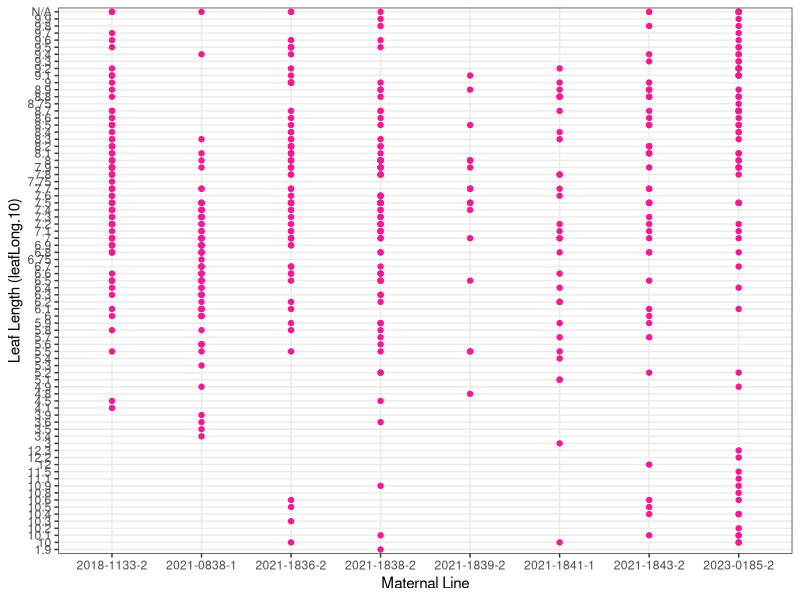
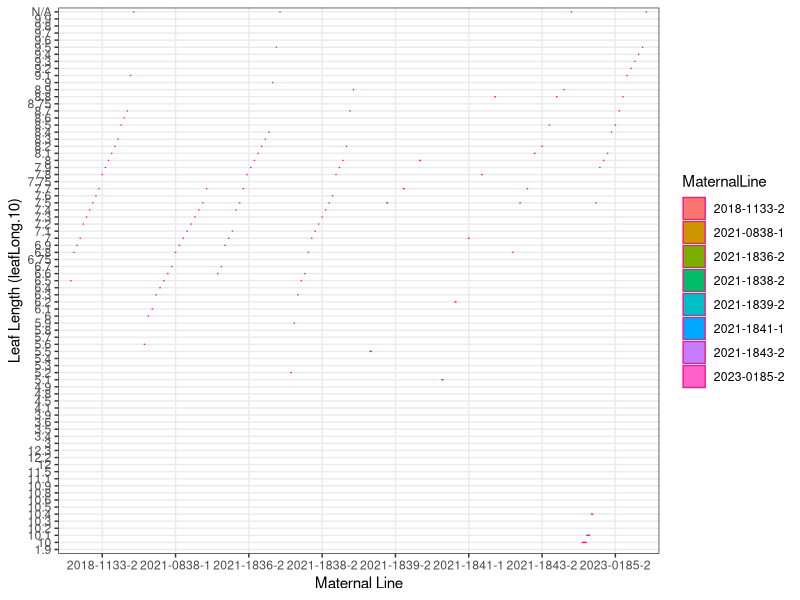
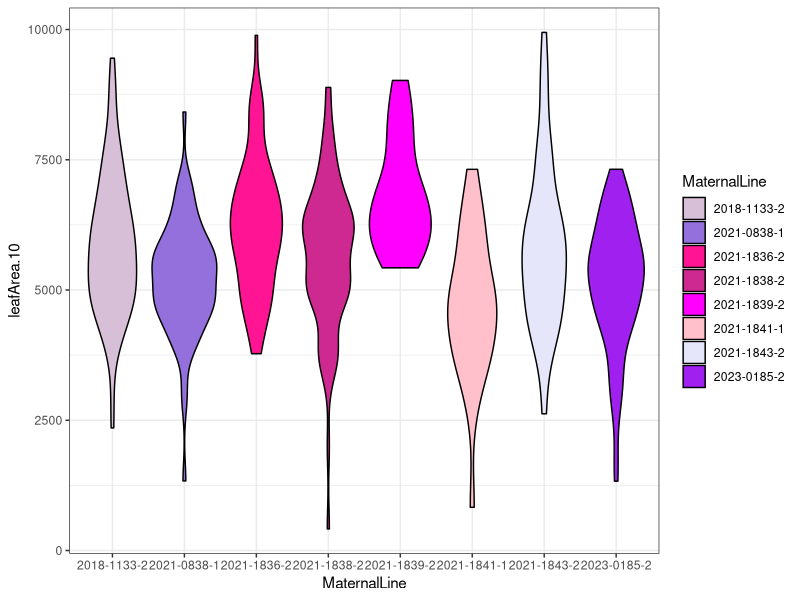
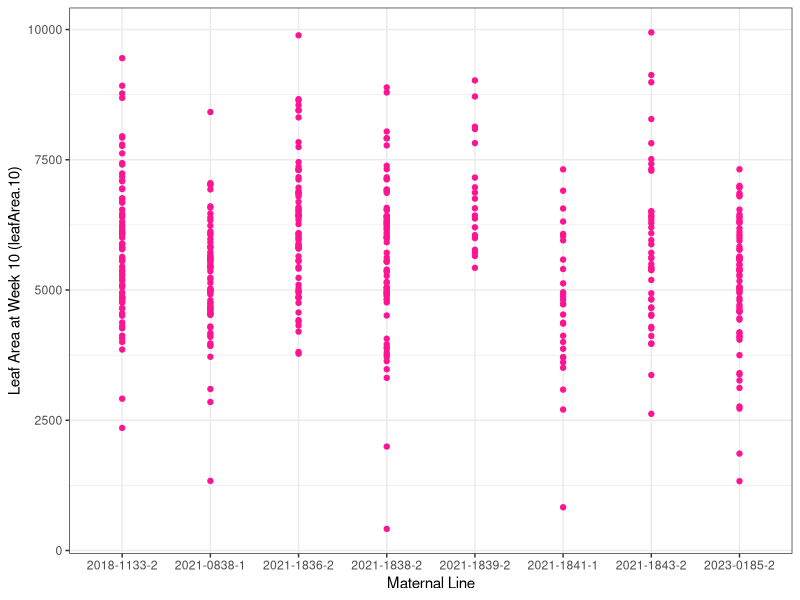
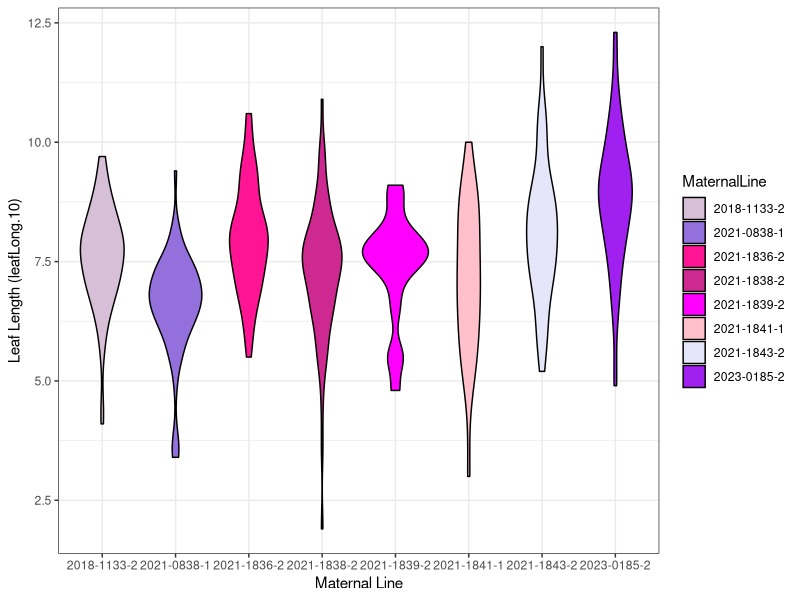
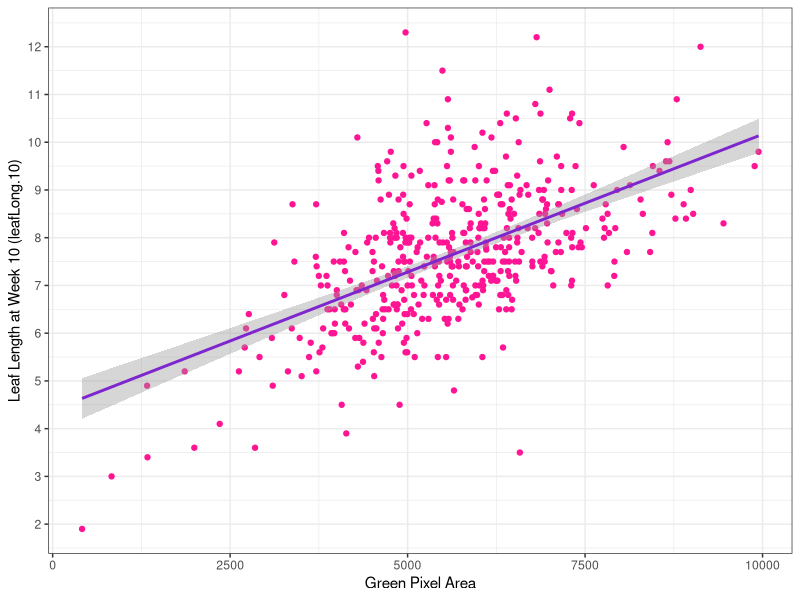
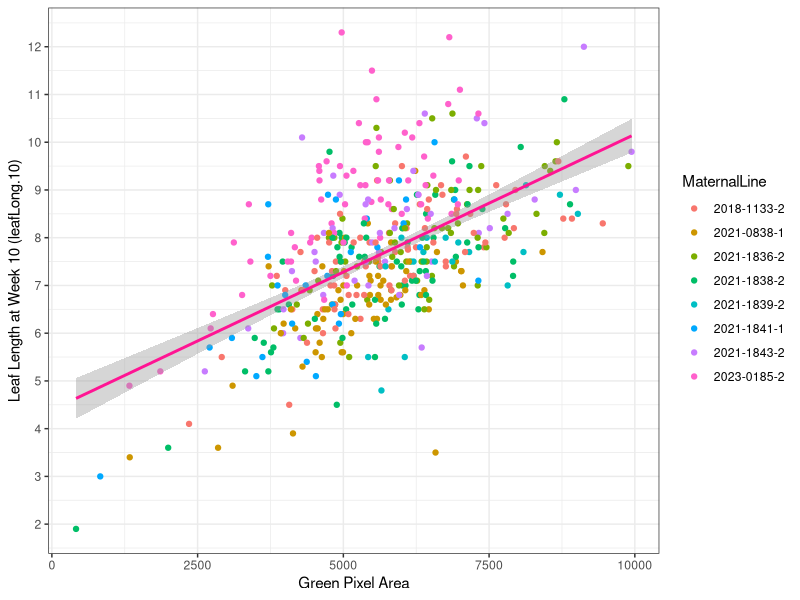
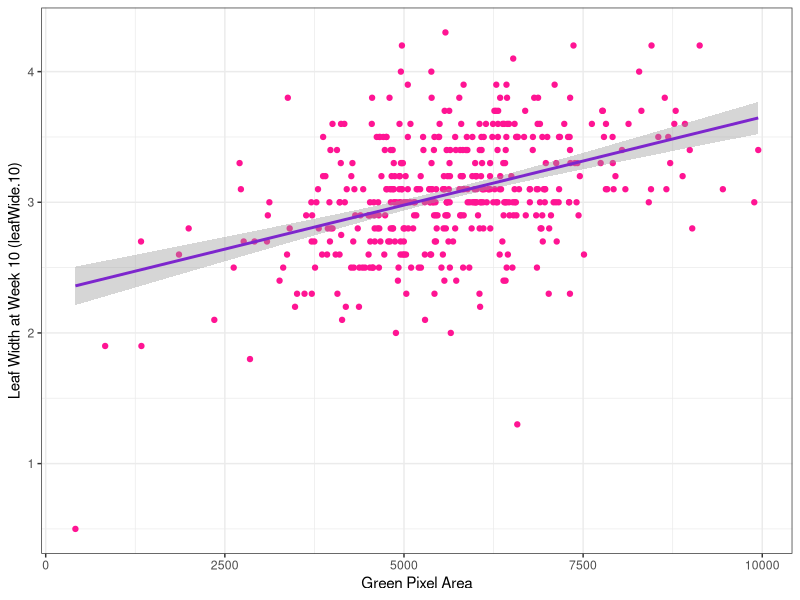

The R source for these figures, in order:

library(dplyr)
library(tidyverse)
library(readr)
library(ggplot2)
library(RColorBrewer)

setwd("C:/Users/maial/Downloads/MBG REU/MOBOT_Physaria")

dataset_merge_maia_fix <- read_csv("data/dataset_merge_maia_fix.csv")
View(dataset_merge_maia_fix)

phy_data_fix <- dataset_merge_maia_fix %>%
  mutate(flwrBud.2 = case_when(flwrBud.2 == "Y" ~ 1,
                               flwrBud.2 == "N" ~ 0,
                               TRUE ~ as.numeric(NA))) %>% 
  mutate(flwrBud.1 = case_when(flwrBud.1 == "Y" ~ 1,
                               flwrBud.1 == "N" ~ 0,
                               TRUE ~ as.numeric(NA)))

phy_data_fix %>%
  select(starts_with("flwrBud")) %>%
  str()

phy_data <- as_tibble(phy_data_fix)
view(phy_data)

date_info <- phy_data %>%
  select(str_c("Date.", 1:15))%>% # add something
  .[1,]%>%
  pivot_longer(cols = starts_with("Date"), names_to = "Date_index", values_to = "Date")%>%
  mutate(Date_index = str_remove(Date_index, "Date."))%>%
  mutate(Date = str_replace(Date, pattern = "/24$", replacement = "/2024"))

phy_data_l <- phy_data %>%
  # Select the columns needed
  select(TemporaryID, RanIndex, 
         starts_with("leafLong"), starts_with("leafWide"), 
         starts_with("numRos"), starts_with("numStem"), starts_with("stemDia"), 
         starts_with("stemLength"), starts_with("numLeaf"), starts_with("flwrBud"), 
         starts_with("flwrOpen"), starts_with("fruitPres"), starts_with("fruitDeh"), 
         starts_with("numFlowerStem")) %>% 
  
  # Convert selected columns to double
  mutate(across(contains(c("leafLong", "leafWide", "numRos", "numStem", 
                           "stemDia", "stemLength", "numLeaf", "flwrBud", "flwrOpen", 
                           "fruitPres", "fruitDeh", "numFlowerStem")), as.double)) %>% 
  
  # Pivot the data from wide to long format
  pivot_longer(cols = c(starts_with("leafLong"), starts_with("leafWide"), 
                        starts_with("Surv"), starts_with("numRos"), starts_with("numStem"), 
                        starts_with("stemDia"), starts_with("stemLength"), 
                        starts_with("numLeaf"), starts_with("flwrBud"), 
                        starts_with("flwrOpen"), starts_with("fruitPres"), 
                        starts_with("fruitDeh"), starts_with("numFlowerStem")), 
               names_to = c("variable_name", "Date_index"), 
               names_sep = "[.]",
               values_to = "values") %>%
  
  # Join with date_info to get date
  left_join(date_info, by = "Date_index") %>%
  
  # Convert the date column to Date format
  mutate(Date = as.Date(Date, format = "%m/%d/%Y")) %>%
  
  # Group by the necessary variables
  group_by(TemporaryID, RanIndex, variable_name)

# Print the result
print(phy_data_l)

print(phy_data_l$values)

phy_green_area <- read_tsv("data/Physaria_green_area_20240611.txt")

ggplot(data = dataset_merge_maia_fix, aes(x = MaternalLine, y = leafLong.10)) +
  geom_point(color = "deeppink") +
  labs(x = "Maternal Line", y = "Leaf Length (leafLong.10)") +
  theme_bw()

ggplot(data = dataset_merge_maia_fix, aes(x = MaternalLine, y = leafLong.10, fill = MaternalLine)) +
  geom_violin(color = "deeppink") +
  labs(x = "Maternal Line", y = "Leaf Length (leafLong.10)") +
  theme_bw()

phy_tidy_data <- read_csv("data/Physaria_MergedData_20240703.csv")

# Ensure the columns are numeric
phy_tidy_data <- phy_tidy_data %>%
  mutate(
    leafArea.10 = as.numeric(as.character(leafArea.10)),
    leafLong.10 = as.numeric(as.character(leafLong.10)),
    leafWide.10 = as.numeric(as.character(leafWide.10))
  )

# Filter out rows with NA values in the specified columns
filtered_data <- phy_tidy_data %>%
  filter(!is.na(leafArea.10) & !is.na(leafLong.10))

# Custom color palette with shades of pink and purple
palette <- c("thistle", "mediumpurple", "deeppink", "maroon3", "magenta", "pink", "lavender", "purple")

# Make sure your dataset has no more levels of MaternalLine than colors in the palette
ggplot(data = filtered_data, aes(x = MaternalLine, y = leafArea.10, fill = MaternalLine)) +
  geom_violin(color = "black") +  # Using black for the outline to ensure visibility
  scale_fill_manual(values = palette) +
  theme_bw()

ggsave("./figures/phy_maternal_area_violin_maia.png", width = 10, height = 8, dpi = 600)

ggplot(data = filtered_data, aes(x = MaternalLine, y = leafArea.10)) +
  geom_point(color = "deeppink") +
  labs(x = "Maternal Line", y = "Leaf Area at Week 10 (leafArea.10)") +
  theme_bw()

ggsave("./figures/phy_maternal_area_point_maia.png", width = 10, height = 8, dpi = 600)

################################################################################

# Custom color palette with shades of pink and purple
palette <- c("thistle", "mediumpurple", "deeppink", "maroon3", "magenta", "pink", "lavender", "purple")

# Make sure your dataset has no more levels of MaternalLine than colors in the palette
ggplot(data = filtered_data, aes(x = MaternalLine, y = leafLong.10, fill = MaternalLine)) +
  geom_violin(color = "black") +  # Using black for the outline to ensure visibility
  scale_fill_manual(values = palette) +
  labs(x = "Maternal Line", y = "Leaf Length (leafLong.10)") +
  theme_bw()

ggsave("./figures/phy_maternal_length_maia_07082024.png", width = 10, height = 8, dpi = 600)

##################################################################################

# Plotting Phenotype Traits in Relation to Green Pixel Area

# Leaf Length at Week 10 by Green Pixel Area

# Create the plot
ggplot(data = filtered_data, aes(x = leafArea.10, y = leafLong.10)) +
  geom_point(color = "deeppink") +
  geom_smooth(method = "lm", color = "purple3", se = TRUE) +  # Add linear regression line
  labs(x = "Green Pixel Area", y = "Leaf Length at Week 10 (leafLong.10)") +
  theme_bw() +
  scale_y_continuous(breaks = seq(floor(min(filtered_data$leafLong.10)), ceiling(max(filtered_data$leafLong.10)), by = 1))

ggsave("./figures/phy_length_area_07082024.png", width = 10, height = 8, dpi = 600)

# Create the plot and color by the variable "MaternalLine"
ggplot(data = filtered_data, aes(x = leafArea.10, y = leafLong.10, color = MaternalLine)) +
  geom_point() +
  geom_smooth(method = "lm", color = "deeppink", se = TRUE) +
  labs(x = "Green Pixel Area", y = "Leaf Length at Week 10 (leafLong.10)") +
  theme_bw() +
  scale_y_continuous(breaks = seq(floor(min(filtered_data$leafLong.10)), ceiling(max(filtered_data$leafLong.10)), by = 1))

ggsave("./figures/phy_length_area_maternal_07082024.png", width = 10, height = 8, dpi = 600)

# Leaf Width at Week 10 by Green Pixel Area

# Plot
ggplot(data = filtered_data, aes(x = leafArea.10, y = leafWide.10)) +
  geom_point(color = "deeppink") +
  geom_smooth(method = "lm", color = "purple3", se = TRUE) +  # Add linear regression line
  labs(x = "Green Pixel Area", y = "Leaf Width at Week 10 (leafWide.10)") +
  theme_bw() +
  scale_y_continuous(breaks = seq(floor(min(filtered_data$leafWide.10)), ceiling(max(filtered_data$leafWide.10)), by = 1))

ggsave("./figures/phy_wide_area_07082024.png", width = 10, height = 8, dpi = 600)

# Plot and color by the variable "MaternalLine"
ggplot(data = filtered_data, aes(x = leafArea.10, y = leafWide.10, color = MaternalLine)) +
  geom_point() +
  geom_smooth(method = "lm", color = "deeppink", se = TRUE) +
  labs(x = "Green Pixel Area", y = "Leaf Wide at Week 10 (leafWide.10)") +
  theme_bw() +
  scale_y_continuous(breaks = seq(floor(min(filtered_data$leafWide.10)), ceiling(max(filtered_data$leafWide.10)), by = 1))

ggsave("./figures/phy_wide_area_maternal_07082024.png", width = 10, height = 8, dpi = 600)

# Flowering by Green Pixel Area

# Plot
ggplot(data = filtered_data, aes(x = leafArea.10, y = flwrOpen.15)) +
  geom_point(color = "deeppink") +
  geom_smooth(method = "lm", color = "purple3", se = TRUE) +  # Add linear regression line
  labs(x = "Green Pixel Area", y = "Flower Open at Week 15 (flwrOpen.15)") +
  theme_bw() +
  scale_y_continuous(breaks = seq(floor(min(filtered_data$flwrOpen.15)), ceiling(max(filtered_data$flwrOpen.15)), by = 1))

ggsave("./figures/phy_flwr_area_07082024.png", width = 10, height = 8, dpi = 600)
